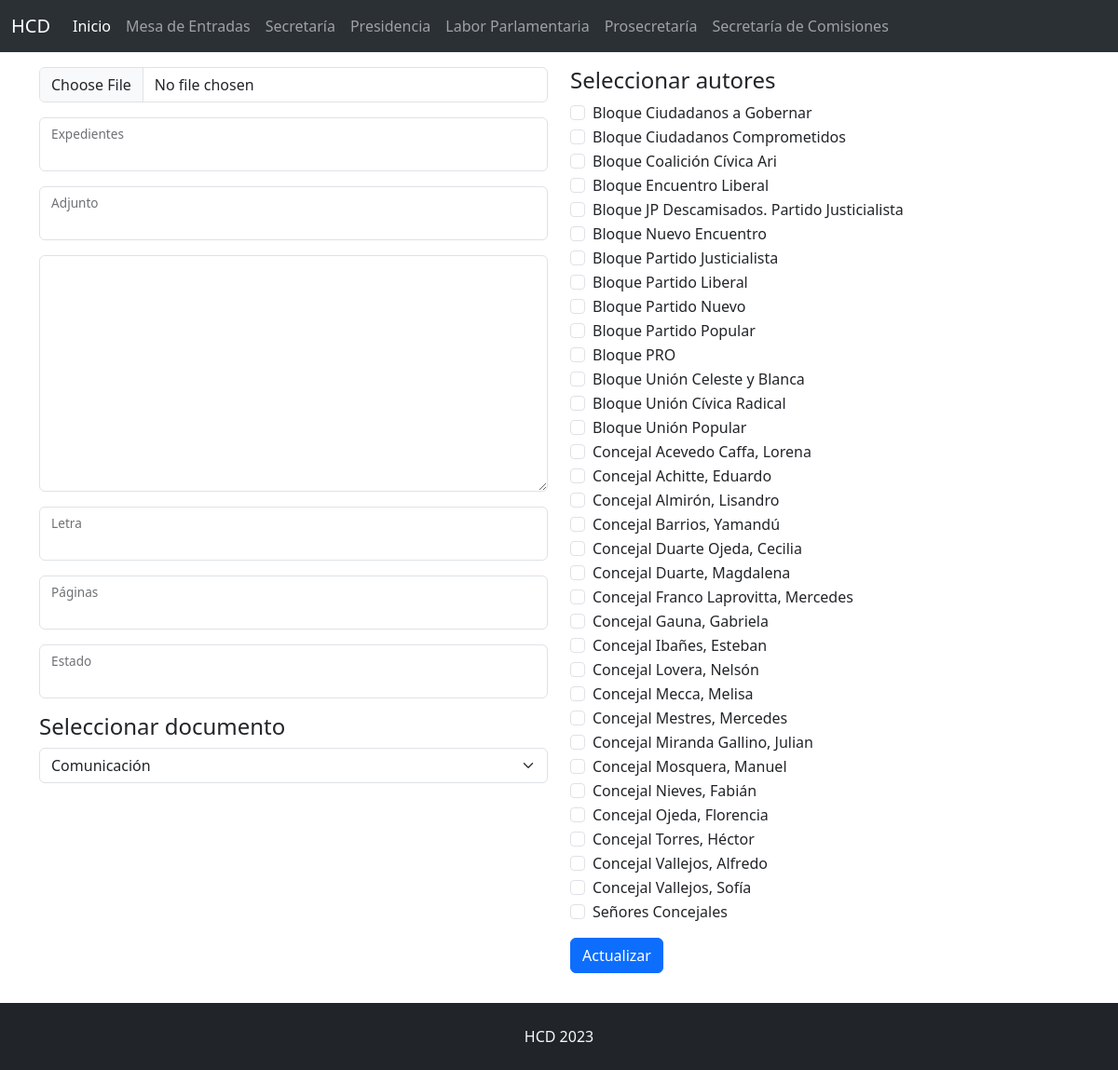
Screenshot of /mesa/editar.php with the database file from the repository.
### tables this page shows
CREATE TABLE `usuarios` (
  `id` int(133) NOT NULL,
  `correo` varchar(255) DEFAULT NULL,
  `clave` varchar(255) DEFAULT NULL,
  `nombre` varchar(255) DEFAULT NULL,
  `categoria` varchar(255) DEFAULT NULL,
  `creado` datetime DEFAULT NULL,
  `editado` datetime DEFAULT NULL
);

### mesa/editar.php (the view, shortened to what this page needs)
<?php include('../cabecera.php'); ?>
<?php
$id = $_GET['id'];
$consulta = mysqli_query($conexion, "SELECT * FROM mesa WHERE id = '$id'");
$campo = mysqli_fetch_assoc($consulta);
?>
    <main class="container my-3">
        <form method="post" action="actualizar" enctype="multipart/form-data">
            <div class="row">
                <div class="col-md">
                    <div class="mb-3">
                        <input type="file" name="archivo" class="form-control">
                    </div>
                    <div class="form-floating mb-3">
                        <input type="text" name="expte" class="form-control" id="expte" value="<?php echo $campo['expte']; ?>">
                        <label for="expte">Expedientes</label>
                    </div>
                    <div class="form-floating mb-3">
                        <input type="text" name="adjunto" class="form-control" id="adjunto" value="<?php echo $campo['adjunto']; ?>">
                        <label for="adjunto">Adjunto</label>
                    </div>
                    <div class="mb-3">
                        <textarea name="extracto" class="form-control" cols="30" rows="10"><?php echo $campo['extracto']; ?></textarea>
                    </div>
                    <div class="form-floating mb-3">
                        <input type="text" name="letra" class="form-control" value="<?php echo $campo['letra']; ?>">
                        <label for="letra">Letra</label>
                    </div>
                    <div class="form-floating mb-3">
                        <input type="number" name="paginas" class="form-control" id="paginas" value="<?php echo $campo['paginas']; ?>">
                        <label for="paginas">Páginas</label>
                    </div>
                    <div class="form-floating mb-3">
                        <input type="text" name="estado" class="form-control" value="<?php echo $campo['estado']; ?>">
                        <label for="estado">Estado</label>
                    </div>
                    <div class="mb-3">
                        <h4>Seleccionar documento</h4>
                        <select name="tipo" class="form-select">
                            <?php
                            $opciones = array("Comunicación", "Ordenanza", "Resolución", "Declaración");
                            $tipo = $campo['tipo'];
                            foreach ($opciones as $opcion) {
                                echo '<option value="' . $opcion . '"';
                                if ($opcion == $tipo) {
                                    echo ' selected';
                                }
                                echo '>' . $opcion . '</option>';
                            }
                            ?>
                        </select>
                    </div>
                </div>
                <div class="col-md">
                    <div class="mb-3">
                        <h4>Seleccionar autores</h4>
                        <?php
                        $usuarios = mysqli_query($conexion, "SELECT * FROM usuarios WHERE categoria = 'autor' ORDER BY nombre ASC");
                        $seleccionados = explode(" - ", $campo['autor']);
                        while ($fila = mysqli_fetch_assoc($usuarios)) {
                            if (in_array($fila['nombre'], $seleccionados)) {
                                echo '<div class="form-check"><input type="checkbox" name="autor[]" class="form-check-input" id="autor" value="'.$fila['nombre'].'" checked><label class="form-check-label" for="autor">'.$fila['nombre'].'</label></div>';
                            } else {
                                echo '<div class="form-check"><label class="form-check-label"><input type="checkbox" name="autor[]" class="form-check-input" id="autor" value="'.$fila['nombre'].'"><label class="form-check-label" for="autor">'.$fila['nombre'].'</label></div>';
                            }
                        }
                        ?>
                    </div>
                    <div class="mb-3">
                        <input type="submit" value="Actualizar" class="btn btn-primary">
                    </div>
                </div>
            </div>
        </form>
    </main>
<?php include('../pie.php'); ?>

### css/estilo.css (style rules this page uses)
html { height: 100%; }
body { display: flex; flex-direction: column; min-height: 100%; }

### rows the page displays
usuarios: nombre "Bloque Ciudadanos a Gobernar"
usuarios: nombre "Bloque Ciudadanos Comprometidos"
usuarios: nombre "Bloque Coalición Cívica Ari"
usuarios: nombre "Bloque Encuentro Liberal"
usuarios: nombre "Bloque JP Descamisados. Partido Justicialista"
usuarios: nombre "Bloque Nuevo Encuentro"
usuarios: nombre "Bloque Partido Justicialista"
usuarios: nombre "Bloque Partido Liberal"
usuarios: nombre "Bloque Partido Nuevo"
usuarios: nombre "Bloque Partido Popular"
usuarios: nombre "Bloque PRO"
usuarios: nombre "Bloque Unión Celeste y Blanca"
usuarios: nombre "Bloque Unión Cívica Radical"
usuarios: nombre "Bloque Unión Popular"
usuarios: nombre "Concejal Acevedo Caffa, Lorena"
usuarios: nombre "Concejal Achitte, Eduardo"
usuarios: nombre "Concejal Almirón, Lisandro"
usuarios: nombre "Concejal Barrios, Yamandú"
usuarios: nombre "Concejal Duarte Ojeda, Cecilia"
usuarios: nombre "Concejal Duarte, Magdalena"
usuarios: nombre "Concejal Franco Laprovitta, Mercedes"
usuarios: nombre "Concejal Gauna, Gabriela"
usuarios: nombre "Concejal Ibañes, Esteban"
usuarios: nombre "Concejal Lovera, Nelsón"
usuarios: nombre "Concejal Mecca, Melisa"
usuarios: nombre "Concejal Mestres, Mercedes"
usuarios: nombre "Concejal Miranda Gallino, Julian"
usuarios: nombre "Concejal Mosquera, Manuel"
usuarios: nombre "Concejal Nieves, Fabián"
usuarios: nombre "Concejal Ojeda, Florencia"
usuarios: nombre "Concejal Torres, Héctor"
usuarios: nombre "Concejal Vallejos, Alfredo"
usuarios: nombre "Concejal Vallejos, Sofía"
usuarios: nombre "Señores Concejales"

### other values shown
form field tipo "Comunicación"
